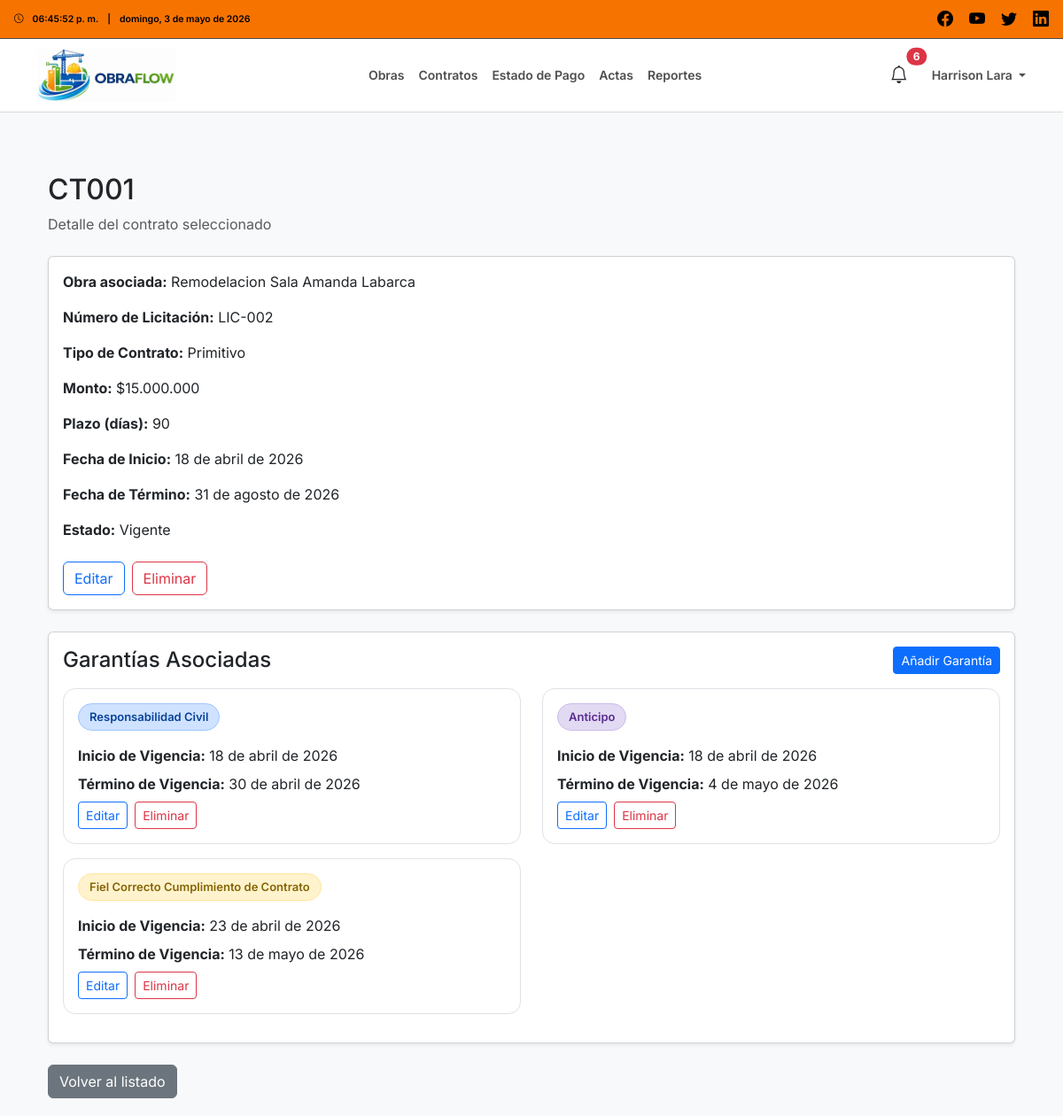
/contratos/1/ (signed in), run on the app's committed database.
### users/models.py (models this page shows, shortened)
class User(AbstractUser):
    class Roles(models.TextChoices):
        ADMIN = 'ADMIN', 'Administrador'
        INSPECTOR = 'INSPECTOR', 'Inspector'
        CONTRATISTA = 'CONTRATISTA', 'Empresa Contratista'
    role = models.CharField(
        max_length=20,
        choices=Roles.choices,
        default=Roles.CONTRATISTA
    )

### contratos/models.py (models this page shows, shortened)
class Contrato(models.Model):
    TIPO_CONTRATO_CHOICES = [
        ('PRIMITIVO', 'Primitivo'),
        ('ADENDUM', 'Adendum'),
    ]
    ESTADO_CHOICES = [
        ('VIGENTE', 'Vigente'),
        ('FINALIZADO', 'Finalizado'),
        ('SUSPENDIDO', 'Suspendido'),
    ]
    obra = models.ForeignKey(
        Obra,
        on_delete=models.CASCADE,
        related_name='contratos'
    )
    numero_contrato = models.CharField(
        max_length=100
    )
    tipo_contrato = models.CharField(
        max_length=20,
        choices=TIPO_CONTRATO_CHOICES,
        default='PRIMITIVO'
    )
    monto = models.DecimalField(
        max_digits=14,
        decimal_places=2
    )
    plazo_dias = models.PositiveIntegerField()
    fecha_inicio = models.DateField()
    fecha_termino = models.DateField()
    estado = models.CharField(
        max_length=20,
        choices=ESTADO_CHOICES,
        default='VIGENTE'
    )
    fecha_creacion = models.DateTimeField(
        auto_now_add=True
    )
    class Meta:
        verbose_name = 'Contrato'
        verbose_name_plural = 'Contratos'
        ordering = ['-fecha_creacion']
        constraints = [
            models.UniqueConstraint(
                fields=['obra', 'numero_contrato'],
                name='unique_numero_contrato_por_obra',
                violation_error_message='Ya existe un contrato con ese número para la obra seleccionada.'
            )
        ]

### obras/models.py (models this page shows, shortened)
class Obra(models.Model):
    rut_validator = RegexValidator(
        regex=r'^\d{1,2}\.\d{3}\.\d{3}-[\dkK]$',
        message='El RUT debe tener el formato xx.xxx.xxx-x'
    )
    codigo = models.CharField(max_length=50, unique=True)
    nombre = models.CharField(max_length=200)
    descripcion = models.TextField(blank=True, null=True)
    ubicacion = models.CharField(max_length=255)
    CAMPUS_CHOICES = [
        ('CAMPUS_1', 'Campus Central'),
        ('CAMPUS_2', 'Campus Norte'),
        ('CAMPUS_3', 'Campus Sur'),
        ('CAMPUS_4', 'Campus Poniente'),
    ]
    campus = models.CharField(max_length=20, choices=CAMPUS_CHOICES)
    inspector = models.ForeignKey(
        settings.AUTH_USER_MODEL,
        on_delete=models.CASCADE,
        related_name='obras_como_inspector'
    )
    empresa = models.ForeignKey(
        settings.AUTH_USER_MODEL,
        on_delete=models.CASCADE,
        related_name='obras_como_empresa'
    )
    rut_empresa = models.CharField(
        max_length=12,
        validators=[rut_validator],
        blank=True,
        null=True
    )
    fecha_inicio = models.DateField()
    fecha_termino = models.DateField(blank=True, null=True)
    fecha_creacion = models.DateTimeField(auto_now_add=True)
    ESTADO_CHOICES = [
        ('PLANIFICACION', 'Planificación'),
        ('EN_PROCESO', 'En Ejecución'),
        ('FINALIZADA', 'Finalizada'),
    ]
    estado = models.CharField(
        max_length=20,
        choices=ESTADO_CHOICES,
        default='PLANIFICACION'
    )
    class Meta:
        verbose_name = 'Obra'
        verbose_name_plural = 'Obras'
        ordering = ['-fecha_creacion']

### garantias/models.py (models this page shows, shortened)
class Garantia(models.Model):
    TIPO_GARANTIA_CHOICES = [
        ('FIEL_CUMPLIMIENTO', 'Fiel Correcto Cumplimiento de Contrato'),
        ('RESPONSABILIDAD_CIVIL', 'Responsabilidad Civil'),
        ('ANTICIPO', 'Anticipo'),
    ]
    contrato = models.ForeignKey(
        Contrato,
        on_delete=models.CASCADE,
        related_name='garantias'
    )
    tipo_garantia = models.CharField(
        max_length=30,
        choices=TIPO_GARANTIA_CHOICES
    )
    fecha_inicio_vigencia = models.DateField()
    fecha_termino_vigencia = models.DateField()
    observacion = models.TextField(
        blank=True,
        null=True
    )
    fecha_creacion = models.DateTimeField(
        auto_now_add=True
    )
    class Meta:
        verbose_name = 'Garantía'
        verbose_name_plural = 'Garantías'
        ordering = ['fecha_termino_vigencia']

### core/views.py (the view)
# urls.py: path('contratos/<int:contrato_id>/', contratos_detalle, name='contratos_detalle'),
@login_required(login_url='login')
def contratos_detalle(request, contrato_id):
    user = request.user
    if user.role == 'INSPECTOR':
        contrato = get_object_or_404(
            Contrato,
            id=contrato_id,
            obra__inspector=user
        )
    else:
        contrato = get_object_or_404(
            Contrato,
            id=contrato_id,
            obra__empresa=user
        )
    garantias = Garantia.objects.filter(
        contrato=contrato
    ).order_by('fecha_termino_vigencia')
    return render(request, 'contratos/detalle.html', {
        'contrato': contrato,
        'garantias': garantias,
    })

### core/context_processors.py (called while the page is built)
def nombre_usuario(usuario):
    if not usuario:
        return ""
    nombre = f"{getattr(usuario, 'first_name', '')} {getattr(usuario, 'last_name', '')}".strip()
    if nombre:
        return nombre
    return getattr(usuario, 'username', '') or ""

### core/templatetags/money_filters.py (called while the page is built)
@register.filter
def clp(value):
    try:
        value = int(float(value))
        texto = f"{value:,}".replace(",", ".")
        return f"${texto}"
    except:
        return "$0"

### trabajadores/models.py (called while the page is built)
    @property
    def documentos_completos(self):
        return hasattr(self, 'documentos') and all([
            self.documentos.carnet_identidad,
            self.documentos.certificado_antecedentes,
            self.documentos.contrato_trabajo,
        ])

### templates/contratos/detalle.html (shortened to what this page needs)
{% extends 'base.html' %}
{% load static %}
{% load money_filters %}
{% block content %}
<div class="container mt-4">
    <div class="mb-4">
        <h2>{{ contrato.numero_contrato }}</h2>
        <p class="text-muted mb-0">Detalle del contrato seleccionado</p>
    </div>
    <div class="card shadow-sm mb-4">
        <div class="card-body">
            <p><strong>Obra asociada:</strong> {{ contrato.obra.nombre }}</p>
            <p><strong>Número de Licitación:</strong> {{ contrato.obra.codigo }}</p>
            <p><strong>Tipo de Contrato:</strong>
                {{ contrato.get_tipo_contrato_display }}
            </p>
            <p><strong>Monto:</strong>
                {{ contrato.monto|clp }}
            </p>
            <p><strong>Plazo (días):</strong>
                {{ contrato.plazo_dias }}
            </p>
            <p><strong>Fecha de Inicio:</strong>
                {{ contrato.fecha_inicio|date:"j \d\e F \d\e Y" }}
            </p>
            <p><strong>Fecha de Término:</strong>
                {{ contrato.fecha_termino|date:"j \d\e F \d\e Y" }}
            </p>
            <p><strong>Estado:</strong>
                {{ contrato.get_estado_display }}
            </p>
            {% if request.user.role == 'INSPECTOR' %}
            <div class="mt-4 d-flex gap-2 flex-wrap">
                <a href="{% url 'contratos_editar' contrato.id %}"
                   class="btn btn-outline-primary">
                    Editar
                </a>
                <form method="POST"
                      action="{% url 'contratos_eliminar' contrato.id %}"
                      class="form-confirmacion-modal d-inline"
                      data-modal-titulo="Eliminar contrato"
                      data-modal-mensaje="¿Estás seguro de eliminar este contrato? Esta acción no se puede deshacer.">
                    <button type="submit"
                            class="btn btn-outline-danger">
                        Eliminar
                    </button>
                </form>
            </div>
            {% endif %}
        </div>
    </div>
    <div class="card shadow-sm mb-4">
        <div class="card-body">
            <div class="d-flex justify-content-between align-items-center mb-3 flex-wrap gap-2">
                <h4 class="mb-0">Garantías Asociadas</h4>
                {% if request.user.role == 'INSPECTOR' %}
                <a href="{% url 'garantia_crear' contrato.id %}"
                   class="btn btn-primary btn-sm">
                    Añadir Garantía
                </a>
                {% endif %}
            </div>
            {% if garantias %}
                <div class="row">
                    {% for garantia in garantias %}
                    <div class="col-md-6 mb-3">
                        <div class="card border h-100 garantia-card">
                            <div class="card-body">
                                <div class="mb-3">
                                    <span class="badge garantia-badge
                                        {% if garantia.tipo_garantia == 'FIEL_CUMPLIMIENTO' %}
                                            garantia-badge-fiel
                                        {% elif garantia.tipo_garantia == 'RESPONSABILIDAD_CIVIL' %}
                                            garantia-badge-civil
                                        {% elif garantia.tipo_garantia == 'ANTICIPO' %}
                                            garantia-badge-anticipo
                                        {% endif %}">
                                        {{ garantia.get_tipo_garantia_display }}
                                    </span>
                                </div>
                                <p class="mb-2">
                                    <strong>Inicio de Vigencia:</strong>
                                    {{ garantia.fecha_inicio_vigencia|date:"j \d\e F \d\e Y" }}
                                </p>
                                <p class="mb-2">
                                    <strong>Término de Vigencia:</strong>
                                    {{ garantia.fecha_termino_vigencia|date:"j \d\e F \d\e Y" }}
                                </p>
                                {% if request.user.role == 'INSPECTOR' %}
                                <div class="d-flex gap-2 flex-wrap">
                                    <a href="{% url 'garantia_editar' garantia.id %}"
                                       class="btn btn-outline-primary btn-sm">
                                        Editar
                                    </a>
                                    <form method="POST"
                                          action="{% url 'garantia_eliminar' garantia.id %}"
                                          class="form-confirmacion-modal d-inline"
                                          data-modal-titulo="Eliminar garantía"
                                          data-modal-mensaje="¿Estás seguro de eliminar esta garantía?">
                                        <button type="submit"
                                                class="btn btn-outline-danger btn-sm">
                                            Eliminar
                                        </button>
                                    </form>
                                </div>
                                {% endif %}
                            </div>
                        </div>
                    </div>
                    {% endfor %}
                </div>
            {% else %}
                <div class="alert alert-warning mb-0">
                    Este contrato no tiene garantías asociadas.
                </div>
            {% endif %}
        </div>
    </div>
    <div class="mt-4">
        <a href="{% url 'contratos' %}" class="btn btn-secondary">
            Volver al listado
        </a>
    </div>
</div>
{% endblock %}

### templates/partials/navbar_inspector.html (shortened to what this page needs)
{% load static %}
<div class="top-bar-inspector d-flex justify-content-between align-items-center px-3">
    <div class="hora-info d-flex align-items-center flex-nowrap small">
        <i class="bi bi-clock me-2"></i>
        <span id="topbarClockInspector" class="me-2">--:--:--</span>
        <span class="me-2">|</span>
        <span id="topbarDateInspector" class="text-truncate">--</span>
    </div>
    <div class="social-icons">
        <a href="#"><i class="bi bi-facebook"></i></a>
        <a href="#"><i class="bi bi-youtube"></i></a>
        <a href="#"><i class="bi bi-twitter"></i></a>
        <a href="#"><i class="bi bi-linkedin"></i></a>
    </div>
</div>
<nav class="navbar navbar-expand-lg navbar-light navbar-inspector">
    <div class="container">
        <a class="navbar-brand d-flex align-items-center" href="{% url 'dashboard_inspector' %}">
            <img src="{% static 'images/logo_navbar.jpeg' %}" alt="OBRAFLOW" class="logo">
        </a>
        <div class="collapse navbar-collapse" id="navbarNavInspector">
            <ul class="navbar-nav mx-auto">
                <li class="nav-item"><a class="nav-link" href="{% url 'obras' %}">Obras</a></li>
                <li class="nav-item"><a class="nav-link" href="{% url 'contratos' %}">Contratos</a></li>
                <li class="nav-item"><a class="nav-link" href="{% url 'edp' %}">Estado de Pago</a></li>
                <li class="nav-item"><a class="nav-link" href="{% url 'actas' %}">Actas</a></li>
                <li class="nav-item"><a class="nav-link" href="{% url 'reportes_index' %}">Reportes</a></li>
            </ul>
            <div class="nav-icons d-flex align-items-center gap-3">
                <button class="btn btn-link nav-alert-btn position-relative"
                        type="button"
                        data-bs-toggle="offcanvas"
                        data-bs-target="#offcanvasAlertasInspector">
                    <i class="bi bi-bell fs-5"></i>
                    {% if nav_total_alertas > 0 %}
                    <span class="position-absolute top-0 start-100 translate-middle badge rounded-pill bg-danger">
                        {{ nav_total_alertas }}
                    </span>
                    {% endif %}
                </button>
                <div class="dropdown">
                    <a class="nav-link dropdown-toggle"
                       href="#"
                       role="button"
                       data-bs-toggle="dropdown"
                       aria-expanded="false">
                        {% if request.user.first_name %}
                            {{ request.user.first_name }} {{ request.user.last_name }}
                        {% else %}
                            {{ request.user.username }}
                        {% endif %}
                    </a>
                </div>
            </div>
        </div>
    </div>
</nav>

### static/css/styles.css (style rules this page uses)
body { font-family: 'Inter', sans-serif; background-color: #f8f9fa; margin: 0; padding: 0; }
.top-bar-inspector { background-color: #f77300; color: black; font-size: 12px; font-weight: 600; padding: 8px 15px; }
.top-bar-inspector .hora-info, .top-bar-empresa .hora-info { display: flex; align-items: center; gap: 2px; }
.top-bar-inspector .social-icons a, .top-bar-empresa .social-icons a { color: black; font-size: 18px; margin-left: 15px; text-decoration: none; transition: color 0.2s ease-in-out; }
.navbar-inspector { background-color: #ffffff; border-top: 1px solid #4e4e4e; border-bottom: 1px solid #d9d9d9; min-height: 70px; padding-top: 6px; padding-bottom: 6px; }
.logo { height: 100%; max-height: 60px; width: auto; object-fit: contain; display: block; }
.navbar-inspector .nav-link { color: #4e4e4e; font-weight: 600; font-size: 14px; transition: color 0.2s ease-in-out; white-space: nowrap; }
.nav-icons { display: flex; align-items: center; gap: 20px; }
.garantia-card { border-radius: 14px; transition: transform 0.2s ease, box-shadow 0.2s ease; }
.garantia-badge { font-size: 13px; padding: 8px 12px; border-radius: 999px; display: inline-block; border: 1px solid transparent; font-weight: 600; }
.garantia-badge-fiel { background-color: #fff3cd; color: #856404; border-color: #ffe69c; }
.garantia-badge-civil { background-color: #cfe2ff; color: #084298; border-color: #9ec5fe; }
.garantia-badge-anticipo { background-color: #e2d9f3; color: #5a2d91; border-color: #cbbbe9; }
.nav-alert-btn { color: #212529; text-decoration: none; padding: 6px 10px; }

### data on the page
User: user.first_name "Harrison", user.last_name "Lara"
Contrato: numero_contrato "CT001", obra.nombre "Remodelacion Sala Amanda Labarca", obra.codigo "LIC-002", tipo_contrato "Primitivo", monto|clp "$15.000.000", plazo_dias "90", fecha_inicio "18 de abril de 2026", fecha_termino "31 de agosto de 2026", estado "Vigente"
Garantia: tipo_garantia "Responsabilidad Civil", fecha_inicio_vigencia "18 de abril de 2026", fecha_termino_vigencia "30 de abril de 2026"
Garantia: tipo_garantia "Anticipo", fecha_inicio_vigencia "18 de abril de 2026", fecha_termino_vigencia "4 de mayo de 2026"
Garantia: tipo_garantia "Fiel Correcto Cumplimiento de Contrato", fecha_inicio_vigencia "23 de abril de 2026", fecha_termino_vigencia "13 de mayo de 2026"

### other printed values
{{ nav_total_alertas }} "6"
